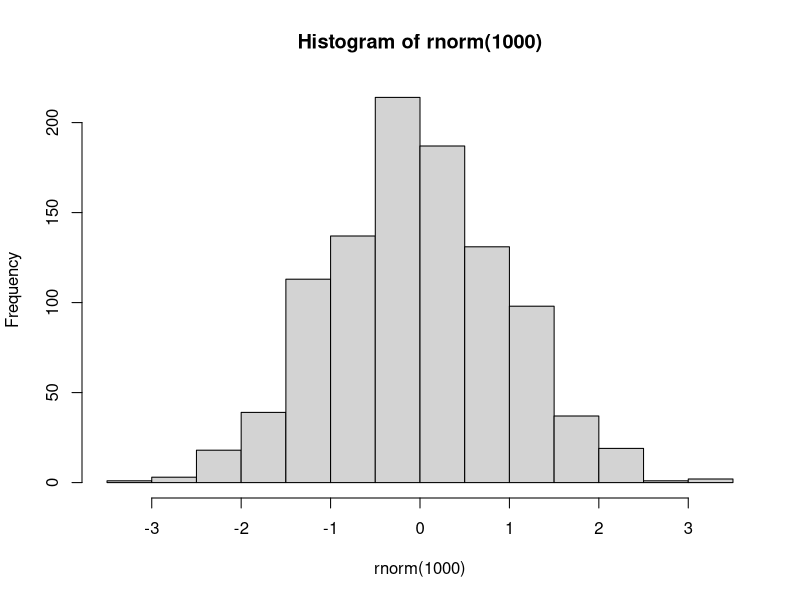
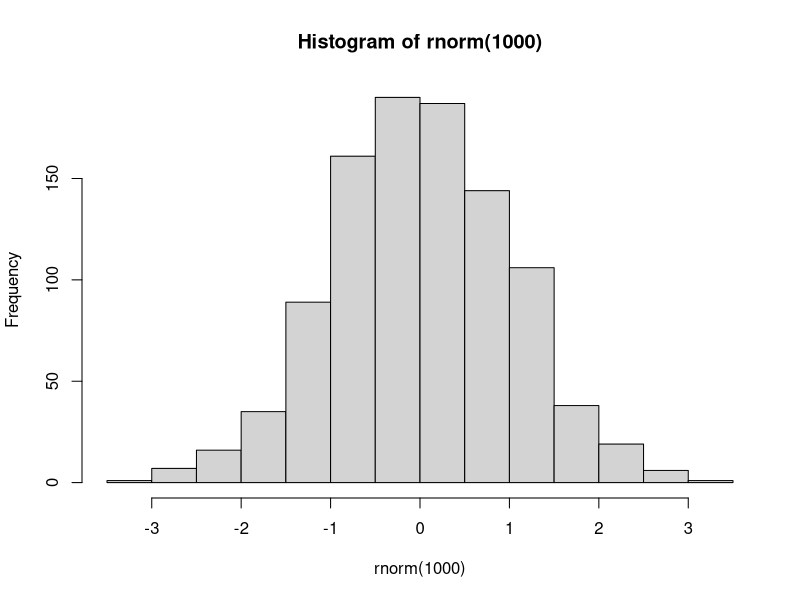
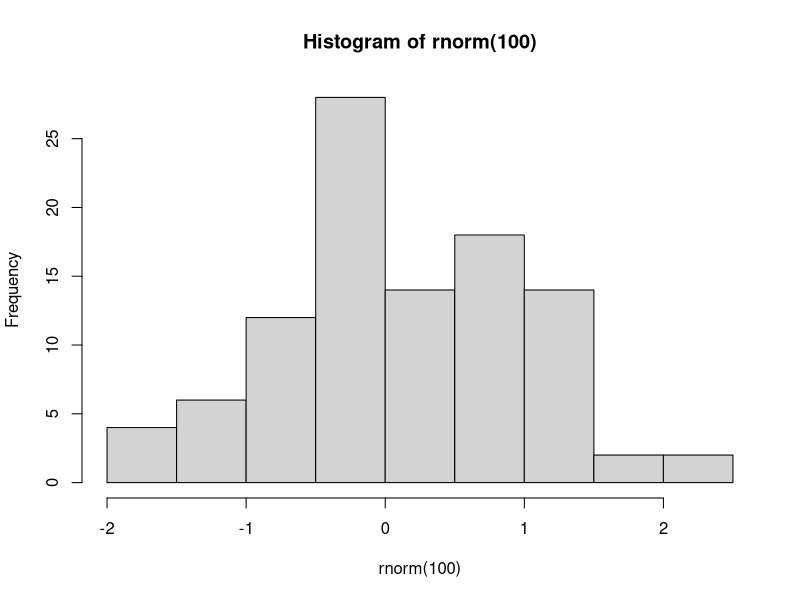

Recreate these plots in R, in order.
## ----include=FALSE-------------------------------------------------------------------
suppressPackageStartupMessages(require(knitr))


## ----eval=F,echo=TRUE----------------------------------------------------------------
## library(rmarkdown)
## render("scripts/script.r")


## ----eval=F,echo=TRUE----------------------------------------------------------------
## render("scripts/script.r", output_format="html_document")


## ----eval=F,echo=TRUE,tidy=FALSE-----------------------------------------------------
## render("scripts/script.r", output_format="html_document",
##        output_file="myRenderedDoc.html",output_dir="scripts")


## ----eval=F--------------------------------------------------------------------------
## # Generate some random numbers
## myRandNumbers <- rnorm(100,10,2)


## ----eval=F--------------------------------------------------------------------------
## #' this would be placed as code
## # Generate some random numbers
## myRandNumbers <- rnorm(100,10,2)


## ----eval=F--------------------------------------------------------------------------
## 
## #'
## #' title: "CWB making notes example"
## #' author: "Tom Carroll"
## #' date: "Day 3 of CWB"
## #'
## #' this would be placed as text in html
## # Generate some random numbers (This is a comment with code)
## myRandNumbers <- rnorm(100,10,2)


## ----eval=F--------------------------------------------------------------------------
## 
## #' Some comments for text.
## #+ fig.width=3, fig.height=3
## myRandNumbers <- rnorm(100, 10, 2)
## hist(myRandNumbers)


## ----results='asis',eval=F-----------------------------------------------------------
## Italics = _Italics_ or *Italics*
## Bold  =  __Bold__ or **Bold**


## ----fig.width=5,fig.height=2--------------------------------------------------------
hist(rnorm(1000))


## ----eval=F--------------------------------------------------------------------------
## hist(rnorm(1000))


## ----fig.width=5,fig.height=2,echo=FALSE---------------------------------------------
hist(rnorm(1000))


## ----tidy=T,fig.width=5,fig.height=2-------------------------------------------------
        hist( 
rnorm(100  )
)


## ----collapse=T----------------------------------------------------------------------
temp <- rnorm(10)
temp

